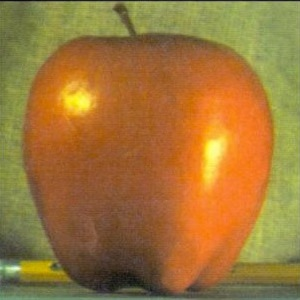
#> input picture img/apple.jpeg, 300 x 300 px
$ python -i aa.py   (imports and definitions only)
#> lines starting #> are read from the running program, lines starting #| are printed output that depends on the picture
#> in fix_rotate_color, img is the input picture: shape (300, 300, 3); mean R, G, B 158.6, 118.1, 57.5

from scipy.signal import convolve2d
from scipy.signal import unit_impulse
from scipy.ndimage.interpolation import rotate
from skimage import img_as_uint
from skimage import img_as_float
import skimage.io as io
import skimage.data as data
import skimage.transform as sktr
import numpy as np
import cv2
from matplotlib.pyplot import hist
import matplotlib.pyplot as plt
from align_image_code import align_images
from skimage.color import rgb2gray
import argparse

# Start by saving the cameraman image
#io.imsave("./cameraman.jpg", data.camera())

## 1.1

# Differential matrices
D_x = [[1, -1], [0, 0]]
D_y = [[1, 0], [-1, 0]]

# Helper functions to convolve the derivative on each axis
def convolve_x(src):
    return convolve2d(src, D_x)

def convolve_y(src):
    return convolve2d(src, D_y)

# Create a mask for the derivative images
# [12 lines left out: functions mask_image_derivative, borders_no_blur, not called in this run]


## 1.2

# Creates gaussian kernel
def gaussian_kernel(size, sigma):
    kernel = cv2.getGaussianKernel(size, sigma)
    return np.outer(kernel, np.transpose(kernel))

# Saves the blurred borders for the derivative map
# [19 lines left out: functions borders_blur, borders_blur_dog, not called in this run]


## 1.3

# Crops an image given a split coefficient
def crop(image, divisor):
    x = image.shape[0]
    y = image.shape[1]
    x1 = int(x/divisor)
    x2 = x - int(x/divisor)
    y1 = int(y/divisor)
    y2 = y - int(y/divisor)
    return image[x1:x2, y1:y2]

# Calculates the number of perpendicular gradients
def how_many_perpendicular(image):
    # Counts perpendicular as in a range of 80 - 100 degrees
    return sum(sum(abs(abs(image[:,:]) - 90) < 10))

# Fixes the rotation for a channel
def fix_rotate(image):
    rotations = []
    # From -40 to 40 degrees of rotation skipping by 2 degrees
    for angle in range(-40, 40, 2):
        rotate_image = rotate(image, angle)
        # Crop the image in 5
        rotate_image = crop(rotate_image, 5)

        # Get the derivative maps for each axis and count the perpendicular angles
        dx = convolve_x(rotate_image)
        dy = convolve_y(rotate_image)
        this_num_horiz = how_many_perpendicular(dy)
        this_num_vert = how_many_perpendicular(dx)

        num_edges = this_num_horiz + this_num_vert
        rotations.append((num_edges, angle, (dx, dy)))
#> this loop made 40 passes
#> (this_num_horiz, this_num_vert, num_edges) on passes 1 to 12: (42, 25, 67), (46, 21, 67), (43, 15, 58), (45, 16, 61), (40, 22, 62), (46, 20, 66), (40, 20, 60), (47, 22, 69), (44, 28, 72), (28, 28, 56), (25, 30, 55), (29, 20, 49)
#> pass 1, in fix_rotate, `dx = convolve_x(rotate_image)`:
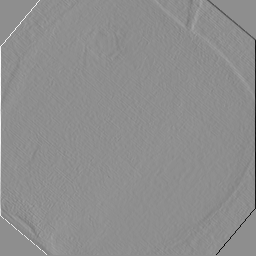
#> dx: shape (256, 256) int64; min -183, max 145, mean 0; drawn with min black and max white
#> after the loop:
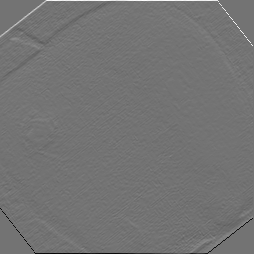
#> dy: shape (254, 254) int64; min -139, max 167, mean 0; drawn with min black and max white
#> after the loop:
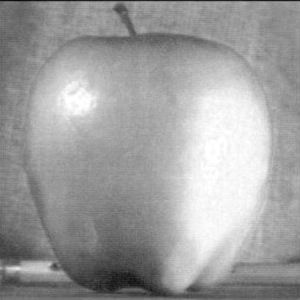
#> image: shape (300, 300); min 10, max 255, mean 158.6
#> after the loop:
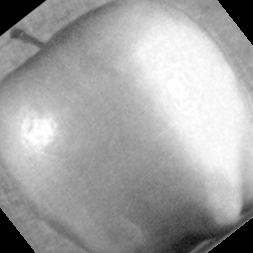
#> rotate_image: shape (253, 253); min 0, max 255, mean 162.7
#> after the loop, rotations = 40 items

    # return the best count for the angles
    return max(rotations, key=lambda x: x[0])

# Fix the rotation for a channel and apply it for the others
def fix_rotate_color(image_name):
    img = io.imread(image_name)
    # Fix the 1st channel
    rotation = fix_rotate(img[:,:,0])
    angle = rotation[1]
#> angle = -8
    image_name = image_name.replace(".", "").replace("/", "").replace("jpg", "")
    image_histogram_name = "histogram_" + image_name
    dif = np.concatenate([rotation[2][0], rotation[2][1]])
    fig = hist(dif)
    # Save the histogram of angles
    plt.savefig(image_histogram_name)
#> figure, not shown here; tallest bar 205 high, from x = -21.99 to -21.81; tallest bar 410 high, from x = -21.81 to -21.64; tallest bar 410 high, from x = -21.64 to -21.46

    # If the image doesn't have more than one channel, return the channel
    if len(img.shape) < 3 or img.shape[2] == 1:
        return rotate(img, angle)

    # Else, apply the rotation to all of the channels
    R = rotate(img[:,:,0], angle)
    G = rotate(img[:,:,1], angle)
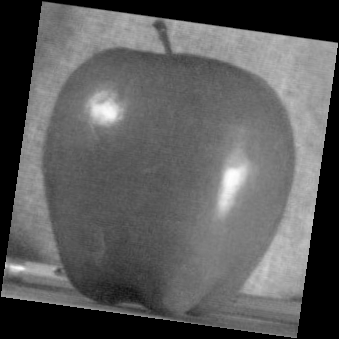
#> G: shape (339, 339); min 0, max 255, mean 91.9
    B = rotate(img[:,:,2], angle)
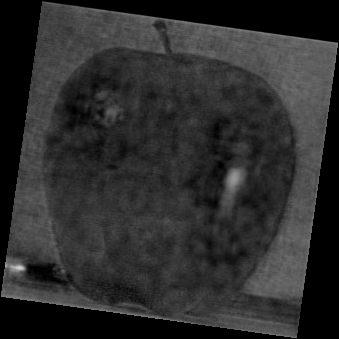
#> B: shape (339, 339); min 0, max 211, mean 44.7
    return np.dstack([R, G, B])
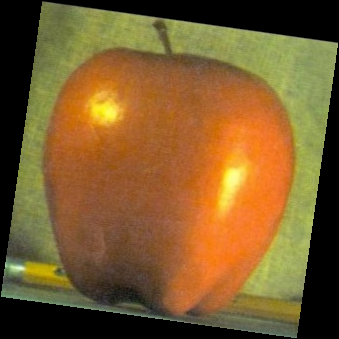
#> returned value: shape (339, 339, 3); mean of channels 0, 1, 2 123.7, 91.9, 44.7; drawn as R, G, B

# Saves the fixed image
def fix_image(image_name, output_name):
    io.imsave(output_name, fix_rotate_color(image_name))


## 2.1

# Sharps an image
# [14 lines left out: function sharpen, not called in this run]

# Saves the sharpen image
def save_sharp(image, sz, sigma, output_image):
    sharp = sharpen(image, sz, sigma)
    io.imsave(output_image, sharp)


## 2.2

# Creates a hybrid image
# [104 lines left out: functions hybrid_image, gaussian_stack, laplacian_stack, show_stack, multiresolution_blending, not called in this run]


descr_1_1 = "Question 1.1 -> python main.py 1.1 -f [Image] -o [OutputImage]\n"
descr_1_2 = """Question 1.2 -> python main.py 1.2 -f [Image] -o [OutputImage]
               (DOF result will be at 'DoG_'OutputImage)\n"""

descr_1_3 = "Question 1.3 -> python main.py 1.3 -f [Image] -o [OutputImage]\n"
descr_2_1 = """Question 2.1 -> python main.py 2.1 -f [Image]
             -o [OutputImage] -z [KernelSize] -m [KernelSigma]\n"""

descr_2_2 = """Question 2.2 -> python main.py 2.2 -f [LowPassImage]
               -s [HighPassImage] [--gray_one] [--gray_two]
               [-m LowPass sigma] [-g HighPass sigma] -o [OutputImage]\n"""

descr_2_3 = """Question 2.3 -> python main.py 2.3 -f [Image]
             -o [OutputImage] -z [KernelSize] -m [KernelSigma]\n"""

descr_2_4 = """Question 2.4 -> python main.py 2.4 -f [RegionImage]
             -s [NotRegionImage] -t [MaskImage] [-m KernelSigma] -o [OutputImage]
             [--gray-one (Use grayscale)]\n"""

descr_ls = [descr_1_1, descr_1_2, descr_1_3, descr_2_1,
            descr_2_2, descr_2_3, descr_2_4]

intro = "Project 2 for CS 194-26: Fun with filters and frequencies!\n"

parser = argparse.ArgumentParser( intro + "".join(descr_ls))

# [89 lines not run here, left out]

>>> result = fix_rotate_color('img/apple.jpeg')

$ run again, on img/bino.jpg
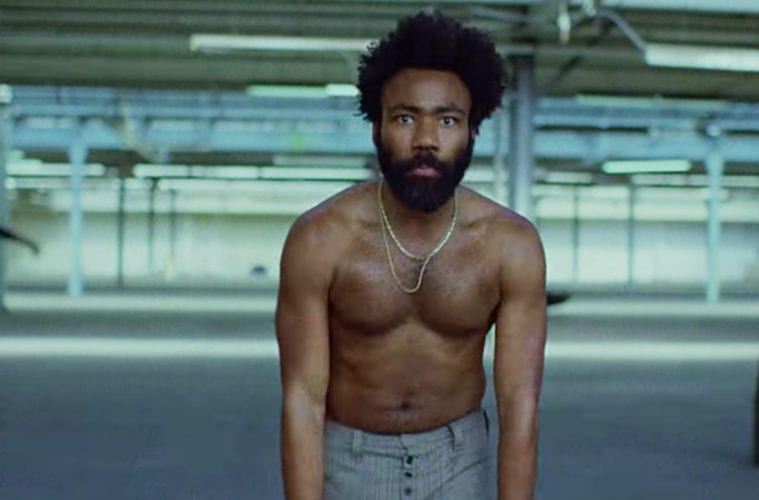
#> input picture img/bino.jpg, 759 x 500 px
#> in fix_rotate_color, img is the input picture: shape (500, 759, 3); mean R, G, B 94.5, 114.2, 112.3
#> the loop in fix_rotate, `for angle in range(-40, 40, 2):` made 40 passes
#> (this_num_horiz, this_num_vert, num_edges) on passes 1 to 8: (319, 190, 509), (327, 205, 532), (314, 198, 512), (300, 198, 498), (323, 182, 505), (331, 181, 512), (308, 169, 477), (296, 161, 457)
#> after the loop in fix_rotate, `for angle in range(-40, 40, 2):`:
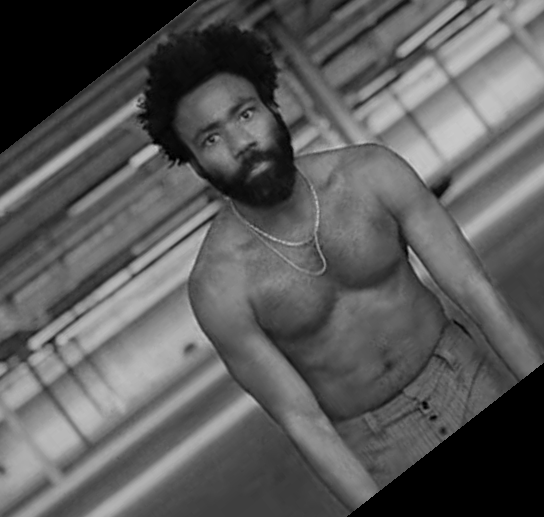
#> rotate_image: shape (517, 544); min 0, max 202, mean 90.8
#> after the loop in fix_rotate, `for angle in range(-40, 40, 2):`: rotations = 40 items
#> angle = -20
#> in fix_rotate_color, `return np.dstack([R, G, B])`:
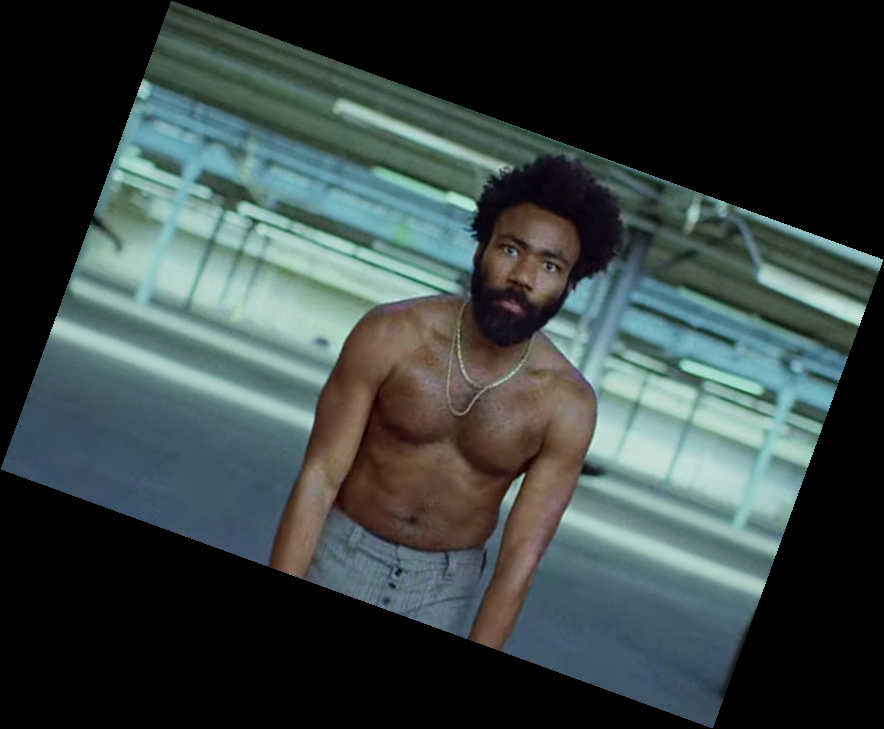
#> returned value: shape (729, 884, 3); mean of channels 0, 1, 2 55.5, 67, 65.9; drawn as R, G, B
